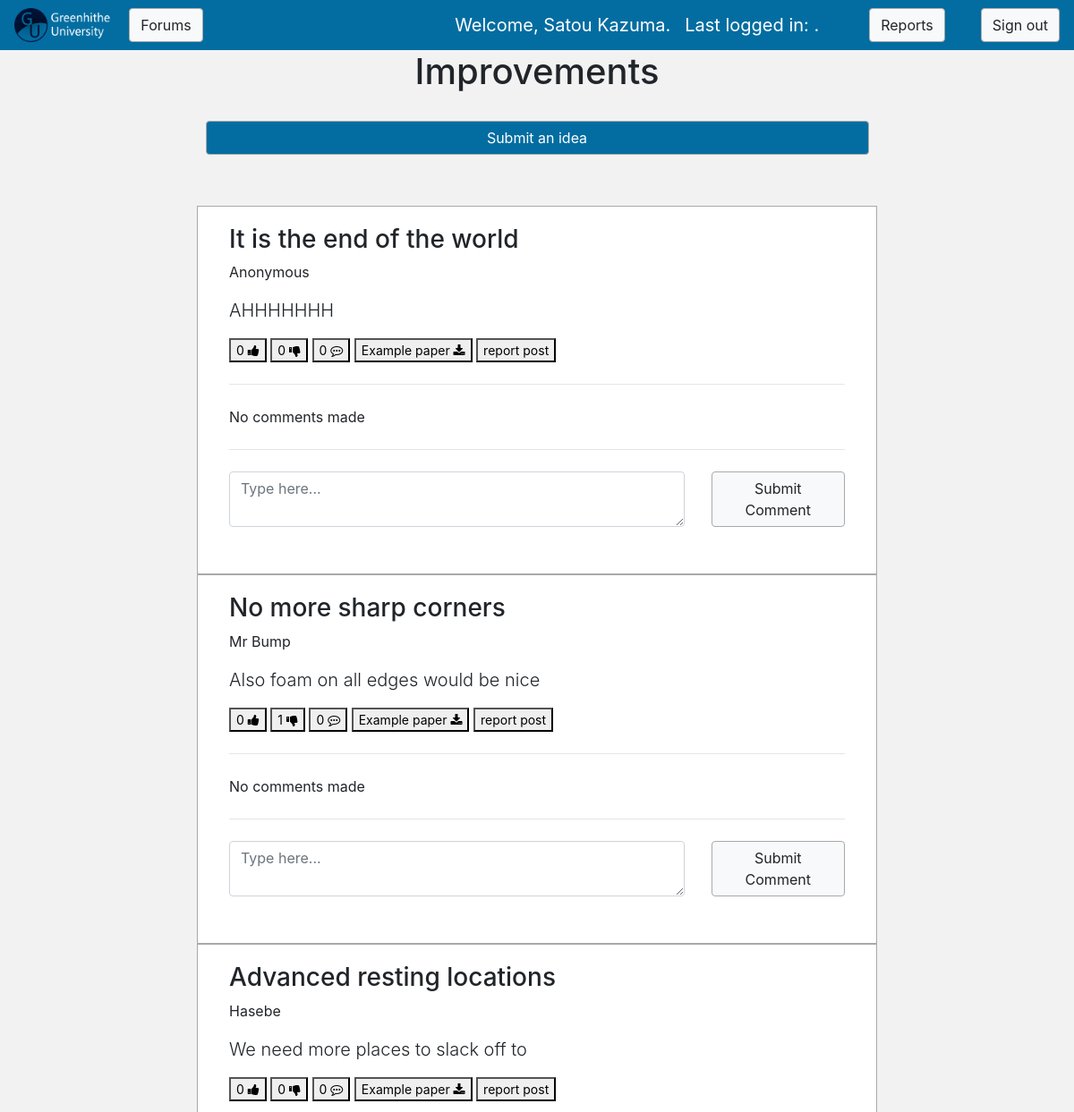
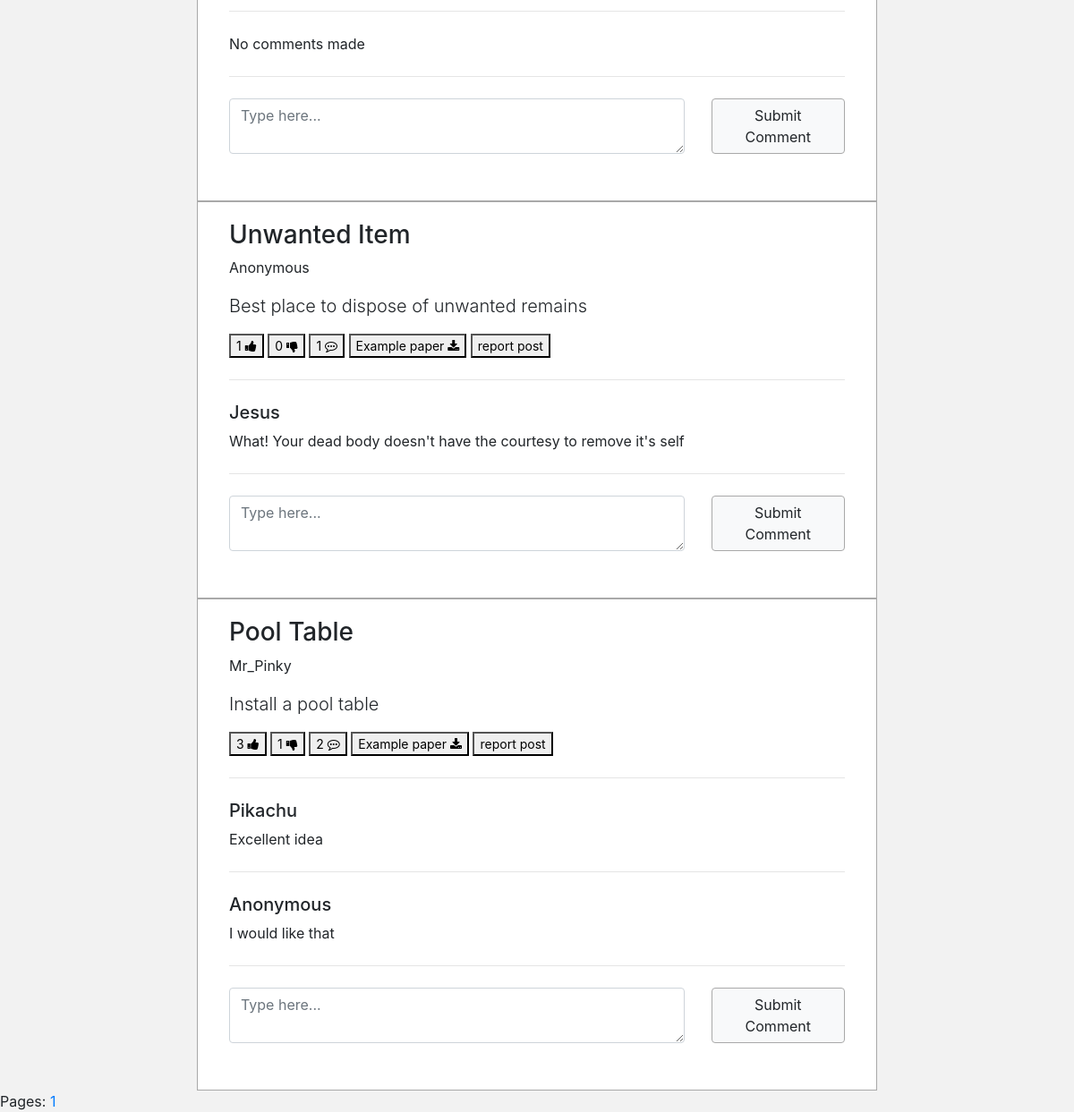
/view_ideas.php?name=Improvements (signed in), run on the app's committed database (2 pictures, top to bottom).
### tables this page shows
CREATE TABLE `Idea` (
  `IdeaID` int(11) NOT NULL,
  `UserID` int(11) NOT NULL,
  `ForumID` int(11) NOT NULL,
  `Title` varchar(100) NOT NULL,
  `IdeaText` text NOT NULL,
  `Anonymous` tinyint(1) NOT NULL DEFAULT '0',
  `DatePosted` datetime NOT NULL DEFAULT CURRENT_TIMESTAMP,
  `ViewCounter` int(11) NOT NULL DEFAULT '0',
  `Removed` tinyint(1) NOT NULL DEFAULT '0'
);

CREATE TABLE `User` (
  `UserID` int(11) NOT NULL,
  `DepartmentID` int(11) DEFAULT NULL,
  `RoleID` int(11) NOT NULL,
  `UserName` varchar(20) NOT NULL,
  `Password` varchar(100) NOT NULL,
  `Email` varchar(50) NOT NULL,
  `Admin` tinyint(1) NOT NULL DEFAULT '0',
  `Banned` tinyint(1) NOT NULL DEFAULT '0',
  `Removed` tinyint(1) NOT NULL DEFAULT '0'
);

CREATE TABLE `Comment` (
  `CommentID` int(11) NOT NULL,
  `IdeaID` int(11) NOT NULL,
  `UserID` int(11) NOT NULL,
  `CommentText` text NOT NULL,
  `Anonymous` tinyint(1) NOT NULL DEFAULT '0',
  `DatePosted` datetime NOT NULL DEFAULT CURRENT_TIMESTAMP,
  `Removed` tinyint(1) NOT NULL DEFAULT '0'
);

### database.php (called while the page is built, shortened)
<?php
    class Database
    {
        private $dbc;
        private function connection()
        {
            try {
            	$host = "localhost";
            	$username = "jsmarchant97";
            	$password = "1Ysfqxtqw2";
            	$database = "jsmarcha_enterprisecw";
            	$connect = "mysql:host=" . $host . ";dbname=" . $database . ";charset=utf8";
                $this->dbc = new PDO($connect, $username, $password);
                $this->dbc->setAttribute(PDO::ATTR_ERRMODE, PDO::ERRMODE_EXCEPTION);
            }
            catch (PDOException $e) {
		try {
            		$host = "mysql.cms.gre.ac.uk";
            		$username = "st2645h";
            		$password = "Enterprise94";
            		$database = "mdb_st2645h";
            		$connect = "mysql:host=" . $host . ";dbname=" . $database . ";charset=utf8";
                	$this->dbc = new PDO($connect, $username, $password);
                	$this->dbc->setAttribute(PDO::ATTR_ERRMODE, PDO::ERRMODE_EXCEPTION);
		} catch (PDOException $e) {
                	echo "<script> alert('ERROR \nConnection failed: " . $e->getMessage() . "') </script>";
		}
            }
        }
        public function getCommentsForJake(int $p_idea_id)
        {
			try
			{
				$result = $this->dbc->query('SELECT C.CommentID, C.IdeaID, U.UserName, C.CommentText, C.Anonymous, C.DatePosted, U.Banned
          FROM Comment C
          JOIN User as U ON U.UserID = C.UserID
          JOIN Idea as I ON I.IdeaID = C.IdeaID
          WHERE C.IdeaID = ' . $p_idea_id);
				return $result;
			}
			catch (PDOException $e)
			{
				$this->errorMessage([$e]);
			}
        }
        public function getIdeaCount()
        {
			try
			{
				$result = $this->dbc->query('SELECT COUNT(*) AS record_count FROM Idea I LEFT JOIN Forum F ON F.ForumID = I.ForumID WHERE F.Name = "' . $_SESSION['forum_name'] . '"')->fetch()["record_count"];
				return $result;
			}
			catch (PDOException $e)
			{
				$this->errorMessage([$e]);
			}
        }
        public function getIdeasWithPagination(string $p_pagination_step_from, string $p_pagination_step_to)
        {
			$q = '
					SELECT
						Idea.IdeaID,
						Title,
						IdeaText,
						Anonymous,
						DatePosted,
						UserName,
						IF (ThumbUpSum IS NULL, 0 ,ThumbUpSum) AS Likes,
						IF (ThumbDownSum IS NULL, 0 ,ThumbDownSum) AS Dislikes,
						IF (commentCount IS NULL, 0, commentCount) AS commentCount,
						Banned
					FROM
						Idea
					LEFT JOIN
						(SELECT IdeaID, SUM(ThumbUp) AS ThumbUpSum, SUM(ThumbDown) AS ThumbDownSum FROM Rate GROUP BY IdeaID) AS RateAggregated
						ON
						RateAggregated.IdeaID = Idea.IdeaID
					LEFT JOIN
						(SELECT IdeaID, COUNT(CommentID) AS commentCount FROM `Comment` GROUP BY IdeaID) AS CommentAggregated
						ON
						CommentAggregated.IdeaID = Idea.IdeaID
					  LEFT JOIN
						`User`
						ON
						Idea.UserID = `User`.`UserID`
                         LEFT JOIN
						`Forum`
						ON
						Idea.ForumID = `Forum`.`ForumID`
                        WHERE `Forum`.Name LIKE "' . $_SESSION['forum_name'] . '"
					ORDER BY
						IdeaID DESC
					LIMIT '.$p_pagination_step_from.', '.$p_pagination_step_to;
			try
			{
				$result = $this->dbc->query($q);
				return $result;
			}
			catch (PDOException $e)
			{
				$this->errorMessage([$e]);
			}
        }
    }
?>

### view_ideas.php (the view, shortened to what this page needs)
<?php
include_once 'nav_bar.php';
include_once 'database.php';
include_once('server.php');
$funObj = new Database();
$PAGINATION_STEP = 5;
if ($_GET['pagination_step_from'] + $_GET['pagination_step_to'] > 0){
	$pagination_step_from = $_GET['pagination_step_from'];
	$pagination_step_to = $_GET['pagination_step_to'];
}else{
	$pagination_step_from = 0;
	$pagination_step_to = $PAGINATION_STEP;
}
?>
<html lang="en-GB">
<!DOCTYPE html>
<html>
<head>
  <link rel="stylesheet" href="https://stackpath.bootstrapcdn.com/bootstrap/4.4.1/css/bootstrap.min.css">
<link rel="stylesheet" href="https://cdnjs.cloudflare.com/ajax/libs/font-awesome/4.7.0/css/font-awesome.min.css">
  <link rel="stylesheet" type="text/css" href="styles2.css">
</head>
<?php
$idea_count = $funObj -> getIdeaCount();
$result = $funObj -> getIdeasWithPagination($pagination_step_from, $pagination_step_to);
    foreach($result as $row)
    {
        if ($row['Anonymous'] == false)
        {
             $ideas[] = array('id' => $row['IdeaID'], 'title' => $row['Title'], 'ideatext' => $row['IdeaText'], 'dateposted' => $row['DatePosted'], 'username' => $row['UserName'],'likes' => $row['Likes'], 'dislikes' => $row['Dislikes'], 'commentCount' => $row['commentCount'], 'banned' => $row['Banned']);
        }
        else
        {
             $ideas[] = array('id' => $row['IdeaID'], 'title' => $row['Title'], 'ideatext' => $row['IdeaText'], 'dateposted' => $row['DatePosted'], 'username' => 'Anonymous', 'likes' => $row['Likes'], 'dislikes' => $row['Dislikes'], 'Anonymous', 'commentCount' => $row['commentCount'], 'banned' => $row['Banned']);
        }
        try
        {
          $displayComment = $funObj-> getCommentsForJake($row['IdeaID']);
        }
        catch (PDOException $e)
        {
            $output = 'Error fetching ideas:' .  $e->getMessage();
            echo $output;
            exit();
        }
        foreach($displayComment as $comment)
        {
           if ($comment['Anonymous'] == false)
           {
               $com[] = array('id' => $comment['CommentID'], 'iid' => $comment['IdeaID'], 'username' => $comment['UserName'], 'commenttext' => $comment['CommentText'], 'dateposted' => $comment['DatePosted'], 'banned' => $comment['Banned']);
           }
            else
            {
               $com[] = array('id' => $comment['CommentID'], 'iid' => $comment['IdeaID'], 'username' => 'Anonymous', 'commenttext' => $comment['CommentText'], 'dateposted' => $comment['DatePosted'], 'banned' => $comment['Banned']);
            }
        }
    }
?>
<body>
<h1><?php echo $_SESSION['forum_name'];?></h1>
      <div class="container">
            <div class="row justify-content-center">
                <?if(isset($_SESSION['username'])){?>
                            <button type="button" class="btn btn-primary" data-toggle="modal" data-target=".bd-example-modal-xl" style="background-color: #036DA1; width: 65%; margin-top: 2%; margin-bottom: 5%;">Submit an idea</button>
                <?}?>
    <?php foreach($ideas as $idea):
    ?>
    <?php if($idea['banned'] == 0) {?>
                <div class="col-8">
     <?php if(isset($_SESSION['username']))
     {
         echo '<form action="?" method="post">';
     }
     ?>
    <div class="container">
    <h3 class="display-9"><?php echo $idea['title']; ?></h3>
    <p class="display-9"> <?php echo $idea['username']; ?></p>
    <p class="lead"><?php echo $idea['ideatext']; ?></p>
  <button style="font-size:14px" name="action" value="likes"> <?php echo $idea['likes']; ?> <i class="fa fa-thumbs-up"></i></button>
  <button style="font-size:14px" name="action" value="dislikes"><?php echo $idea['dislikes']; ?> <i class="fa fa-thumbs-down"></i></button>
  <button style="font-size:14px"> <?php echo $idea['commentCount']; ?> <i class="fa fa-commenting-o"></i></button>
  <button style="font-size:14px"> Example paper <i class="fa fa-download"></i></button>
<button style="font-size:14px" onclick="myFunction()"> report post </button>
<?php if ($idea['commentCount'] == 0){ ?>
    <hr class="my-4">
    <p>No comments made</p>
<?php }
else
{?>
    <?php foreach($com as $comment):
        if ($idea['id'] == $comment['iid'])
        {
            if($comment['banned'] == 0) {
        ?>
   <hr class="my-4">
   <h5><?php echo $comment['username']; ?></h5>
   <p><?php echo $comment['commenttext'];?></p>
<?php
    }
    else
    {
        echo '
        <hr class="my-4">
        <h5>The user who made this comment has been banned!</h5>
        ';
    }
    } endforeach;
}
 ?>
     <?php
     if(isset($_SESSION['username']))
     {
         echo '
        <hr class="my-4">
        <div class="row">
        <div class="col-sm-9">
        <div class="form-group">
        <textarea class="form-control" id="exampleFormControlTextarea1" name="commenttext" rows="2" placeholder="Type here..."></textarea>
        </div>
        </div>
        <div class="col-3">
        <button class="btn btn-light" name="action" value="comments">Submit Comment</button>
        </div>
      </div>';
     }?>
</div>
</form>
<?php
    }
    else
    {
        echo '
            <div class="col-8">
            <h3 class="display-9">The user that created this Idea has been banned!</h3>
        ';
    }
?>
   </div>
    <?php
	endforeach;
    ?>
</div>
    </div>
    <?php
$counter = 0;
echo "Pages: ";
	for ($h = 0; $h < $idea_count; $h += $PAGINATION_STEP) {
		$counter += 1;
		$pagination_step_to = $h + $PAGINATION_STEP;
		echo "<a href='view_ideas.php?pagination_step_from=$h&pagination_step_to=$pagination_step_to'>$counter</a>";
	}
	?>
</body>
</html>

### styles2.css (style rules this page uses)
body { background-color: #F2F2F2; }
.col-8 { padding: 20px; border: 1px solid #A9A9A9; background-color: white; }
h1 { text-align: center; }
.btn { border: 1px solid #A9A9A9; }

### data on the page
idea: Title "It is the end of the world", username "Anonymous", IdeaText "AHHHHHHH", likes "0", dislikes "0", commentCount "0", shows "No comments made"
idea: Title "No more sharp corners", UserID.UserName "Mr Bump", IdeaText "Also foam on all edges would be nice", likes "0", dislikes "1", commentCount "0", shows "No comments made"
idea: Title "Advanced resting locations", UserID.UserName "Hasebe", IdeaText "We need more places to slack off to", likes "0", dislikes "0", commentCount "0", shows "No comments made"
idea: Title "Unwanted Item", username "Anonymous", IdeaText "Best place to dispose of unwanted remains", likes "1", dislikes "0", commentCount "1"
comment: UserID.UserName "Jesus", CommentText "What! Your dead body doesn't have the courtesy to remove it's self"
idea: Title "Pool Table", UserID.UserName "Mr_Pinky", IdeaText "Install a pool table", likes "3", dislikes "1", commentCount "2"
comment: UserID.UserName "Pikachu", CommentText "Excellent idea"
comment: username "Anonymous", CommentText "I would like that"

### other printed values
$username "Satou Kazuma"
$_SESSION['forum_name'] "Improvements"
